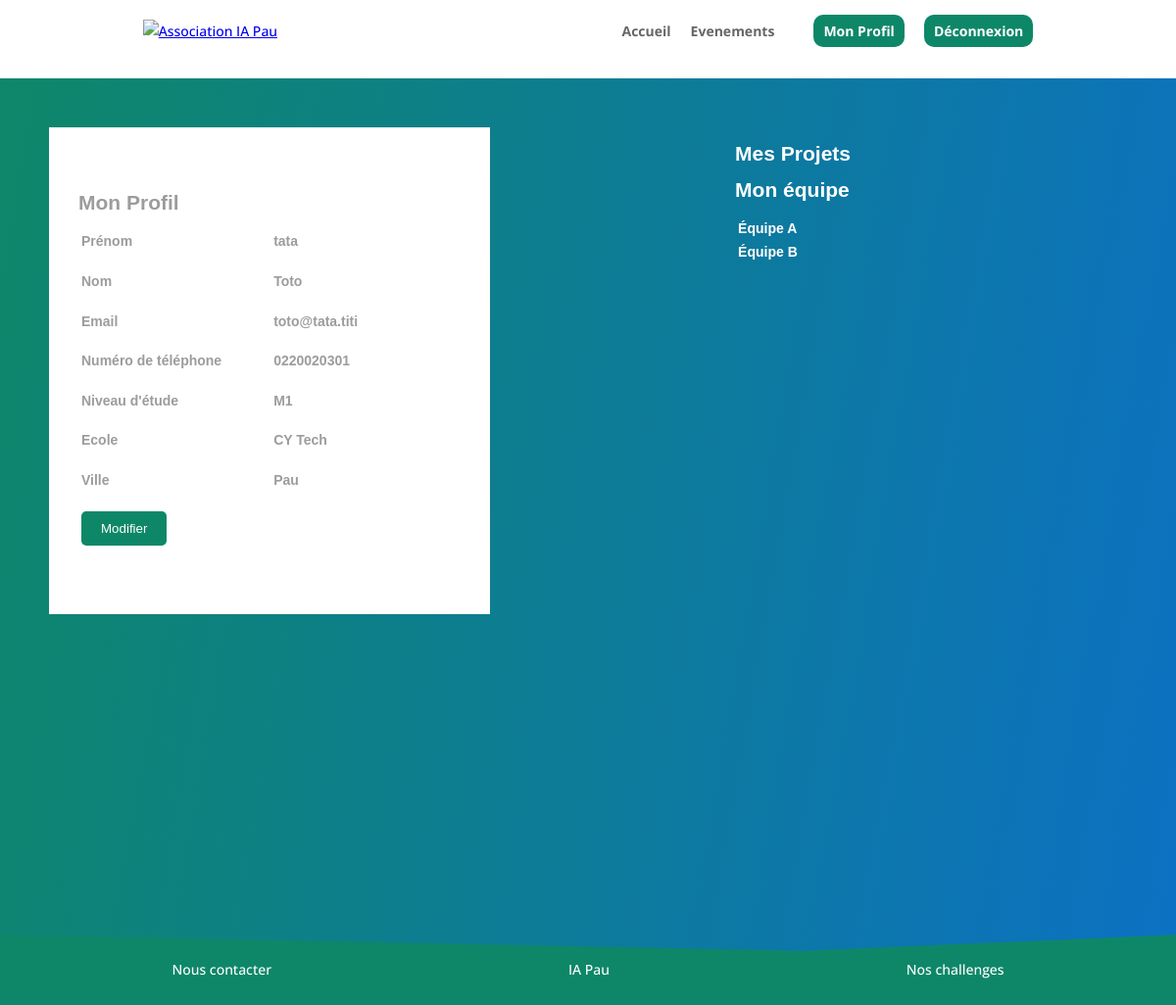
/?page=profilEtudiant (signed in), run on the app's committed database.
### tables this page shows
CREATE TABLE Utilisateur(
    idUtilisateur int NOT NULL AUTO_INCREMENT,
    email varchar(64) NOT NULL,
    motDePasse varchar(255) NOT NULL,
    type varchar(30) NOT NULL,
    nomUtilisateur varchar(30) NOT NULL,
    prenomUtilisateur varchar(30) NOT NULL,
    numeroTel char(10) NOT NULL,
    niveauEtude varchar(2),
    ecole varchar(30),
    ville varchar(30),
    nomEntreprise varchar(30),
    dateDebutUtilisateur date,
    dateFinUtilisateur date,
    PRIMARY KEY (idUtilisateur),
 
    UNIQUE (email),
    CONSTRAINT check_numerotel CHECK (numeroTel REGEXP '^[0-9]{10}$'),
    CONSTRAINT check_niveauEtude CHECK (niveauEtude IN ('','L1', 'L2', 'L3', 'M1', 'M2', 'D')),
    CONSTRAINT check_type CHECK (type IN ('Etudiant', 'Gestionnaire', 'Administrateur'))
);

CREATE TABLE Equipe(
    idEquipe int NOT NULL AUTO_INCREMENT,
    nomEquipe varchar(255) NOT NULL,
    idCapitaine int NOT NULL,
    idProjetData int NOT NULL,
    PRIMARY KEY (idEquipe),
    FOREIGN KEY (idCapitaine) REFERENCES Utilisateur(idUtilisateur) ON DELETE CASCADE,
    FOREIGN KEY (idProjetData) REFERENCES ProjetData(idProjetData) ON DELETE CASCADE
);

### action/bdd.php (called while the page is built, shortened)
<?php
require_once('database_login.php');
function connect()
{
    $connexion = null;
    global $username;
    global $password;
    global $bddname;
    global $port;
    try {
        $connexion = new PDO(
            'mysql:host=localhost;dbname=' . $bddname . ';charset=utf8' . ';port=' . $port,
            $username,
            $password
        );
    } catch (Exception $e) {
        die('Erreur : ' . $e->getMessage());
    }
    return $connexion;
}
function getUser($mail)
{
    try {
        $conn = connect();
        $sqlQuery = "SELECT * FROM Utilisateur WHERE email LIKE :email";
        $statement = $conn->prepare($sqlQuery);
        $statement->bindParam(':email', $mail);
        $statement->execute();
        $result = $statement->fetchAll();
        return $result;
    } catch (Exception $e) {
        die('Erreur : ' . $e->getMessage());
    }
}
function getEquipeUser($mail)
{
    try {
        $conn = connect();
        $sqlQuery = "SELECT Equipe.nomEquipe, Equipe.idEquipe FROM Equipe
                        INNER JOIN Composer ON Equipe.idEquipe = Composer.idEquipe
                        INNER JOIN Utilisateur ON Composer.idEtudiant = Utilisateur.idUtilisateur
                        WHERE Utilisateur.email = :mail";
        $statement = $conn->prepare($sqlQuery);
        $statement->bindParam(':mail', $mail);
        $statement->execute();
        $result = $statement->fetchAll();
        return $result;
    } catch (Exception $e) {
        die('Erreur : ' . $e->getMessage());
    }
}
?>

### pages/profilEtudiant.php (the view, shortened to what this page needs)
<?php
if (isset($_SESSION['email'])) {
    $email = $_SESSION['email'];
    $infos = getUser($email);
?>
<div class="profil">
    <div id="profil_id" class="profil_block">
        <h2>Mon Profil</h2>
        <table>
            <tr>
                <th>Prénom</th>
                <td id="prenomUtilisateur" ><?php echo $infos[0]['prenomUtilisateur']; ?></td>
                <td><p id="prenomError" style="display: none; color: red;">Veuillez entrer un prénom valide</p></td>
            </tr>
            <tr>
                <th>Nom</th>
                <td id="nomUtilisateur"><?php echo $infos[0]['nomUtilisateur']; ?></td>
                <td><p id="nomError" style="display: none; color: red;">Veuillez entrer un nom valide</p></td>
            </tr>
            <tr>
                <th>Email</th>
                <td id="email"><?php echo $infos[0]['email']; ?></td>
                <td><p id="emailError" style="display: none; color: red;">Veuillez entrer une adresse email valide</p></td>
            </tr>
            <tr>
                <th>Numéro de téléphone</th>
                <td id="numeroTel"><?php echo $infos[0]['numeroTel']; ?></td>
                <td><p id="numeroTelError" style="display: none; color: red;">Veuillez entrer un numéro de téléphone valide</p></td>
                </tr>
            <tr>
                <th>Niveau d'étude</th>
                <td id="niveauEtude"><?php echo $infos[0]['niveauEtude']; ?></td>
                <td><p id="niveauEtudeError" style="display: none; color: red;">Veuillez entrer un niveau d'étude valide</p></td>
            </tr>
            <tr>
                <th>Ecole</th>
                <td id="ecole"><?php echo $infos[0]['ecole']; ?></td>
                <td><p id="ecoleError" style="display: none; color: red;">Veuillez entrer un nom d'école valide</p></td>
            </tr>
            <tr>
                <th>Ville</th>
                <td id="ville"><?php echo $infos[0]['ville']; ?></td>
                <td><p id="villeError" style="display: none; color: red;">Veuillez entrer un nom de ville valide</p></td>
            </tr>
        <tr>
            <td><button onclick="toggleEditProfilEtudiant(this)" data-mdp="<?php echo $infos[0]['motDePasse']; ?>" data-email="<?php echo $infos[0]['email']; ?>">Modifier</button></td>
        </tr>
    </table>
    </div>
    <div class="projects">
    <h2>Mes Projets</h2>
    <h2>Mon équipe</h2>
    <?php
    $resultats = getEquipeUser($email);
    echo "<table>";
    echo "<tbody>";
    foreach ($resultats as $resultat) {
        echo "<tr>";
        echo "<td>" . $resultat['nomEquipe'] . "</td>";
        echo "</tr>";
    }
    echo "</tbody>";
    echo "</table>";
    ?>
    </div>
</div>
    <?php
} else {
    echo 'error';
}
?>

### styles/global.css (style rules this page uses)
body { position: relative; margin: 0; padding-bottom: 6rem; min-height: 100%; font-family: Open Sans,Arial,sans-serif; font-size: 14px; color: #2b2b2b; line-height: 1.7em; font-weight: 500; background-color: rgb(255, 255, 255); }
html { height: 100%; box-sizing: border-box; }
*, *:before, *:after { box-sizing: inherit; }
button { background-color: #0e8769; color: white; border-radius: 5px; padding: 10px 20px; border: none; transition: color 0.3s ease; font-family: 'Ubuntu',Helvetica,Arial,Lucida,sans-serif !important; cursor: pointer; }

### styles/component/profil.css (style rules this page uses)
.profil { background-image: linear-gradient(100deg,#0e8769 0%,#0c71c3 100%) !important; color:white; font-family: 'Poppins',Helvetica,Arial,Lucida,sans-serif; font-weight: 600; line-height: 1.4em; display: flex; justify-content: first baseline; align-items:flex-start; padding-bottom: 130px; min-height: 900px; margin-bottom: -50px; }
.profil_block { background-color: white; color: #9c9c9c; margin: 50px; padding: 50px 30px; margin-right: 200px; text-align: left; }
.profil_block table tr th,.profil_block table tr td { padding-bottom: 18px; padding-right: 50px; }
.projects { margin: 50px; }

### data on the page
utilisateur: prenomUtilisateur "tata", nomUtilisateur "Toto", email "toto@tata.titi", numeroTel "0220020301", niveauEtude "M1", ecole "CY Tech", ville "Pau"
equipe: nomEquipe "Équipe A"
equipe: nomEquipe "Équipe B"
